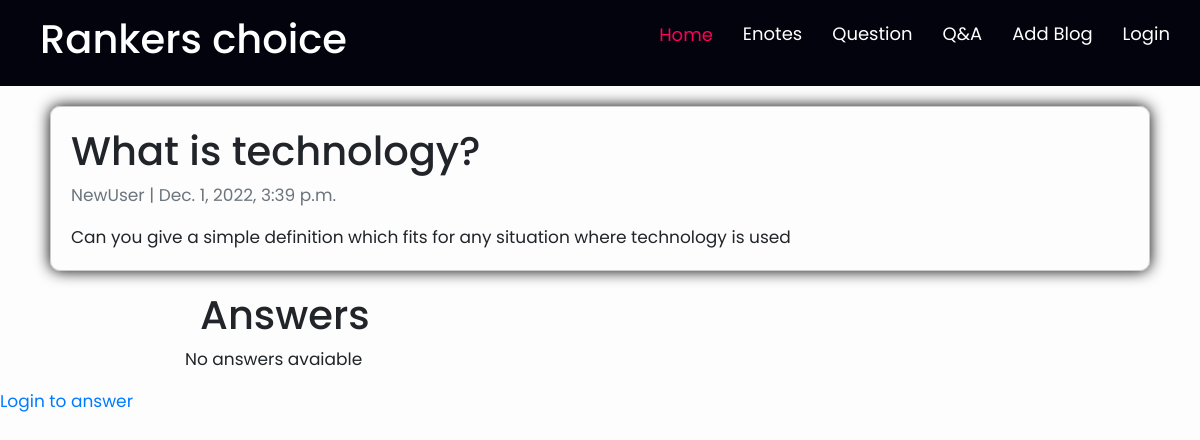
/blogs/list-faq/92NQxDxFm4TUmv8aO6VD/, run on the app's committed database.
### blogs/models.py (models this page shows, shortened)
class FAQ(models.Model):
    question = models.CharField(max_length=300, unique=True)
    slug = models.SlugField(max_length=300,default=get_token_slug,editable=False,blank=False, unique=True)
    author = models.ForeignKey(get_user_model(), on_delete=models.CASCADE, related_name='FAQ')
    desc = models.TextField()
    created_at = models.DateTimeField(auto_now_add=True)
    updated_at = models.DateTimeField(auto_now=True)
    class Meta:
        ordering = ['-created_at']

### users/models.py (models this page shows)
class CustomUser(AbstractUser):
    email = models.EmailField(_('email address'), unique=True)
    year = models.IntegerField(_('year'))
    EMAIL_FIELD = "email"
    USERNAME_FIELD = "username"
    REQUIRED_FIELDS = ["email", "year"]
    objects = CustomUserManager()
    def __str__(self):
        return self.username

### blogs/views.py (the view)
# urls.py: path('list-faq/<slug:slug>/', views.faq_detail,  name='faq_detail'),
def faq_detail(request, slug):
    template_name = 'blogs/faq_detail.html'
    post = get_object_or_404(FAQ, slug=slug)
    comments = post.answers.filter(active=True)
    new_comment = None
    if request.method == 'POST':
        comment_form = AnswerForm(data=request.POST)
        if comment_form.is_valid():
            new_comment = comment_form.save(commit=False)
            new_comment.created_by = request.user
            new_comment.active = True
            new_comment.post = post
            new_comment.save()
    else:
        comment_form = CommentForm()
    return render(request, template_name, {'faq': post,
                                           'comments': comments,
                                           'new_comment': new_comment,
                                           'comment_form': comment_form})

### templates/blogs/faq_detail.html (shortened to what this page needs)
{% load static %}
<!DOCTYPE html>
<html>
    <head>
        <link rel="stylesheet" href="https://maxcdn.bootstrapcdn.com/bootstrap/4.0.0/css/bootstrap.min.css"
 />
        <link rel="stylesheet" href="https://cdnjs.cloudflare.com/ajax/libs/font-awesome/4.7.0/css/font-awesome.min.css">
        <link rel="stylesheet" type="text/css" href="{% static 'css/style.css' %}">
    </head>
    <body>
      <header class="header">
        <h1>Rankers choice</h1>
        <ul>
          <li><a class="h active" id="homeNav" href="{% url 'home' %}">Home</a></li>
                <li><a class="h" href="{% url 'enotes' %}">Enotes</a></li>
                <li><a class="h" href="{% url 'question' %}">Question</a></li>
                <li><a class="h" href="{% url 'list-faq' %}">Q&A</a></li>
                <li><a class="h" id="aboutNav" href="{% url 'post_creation' %}">Add Blog</a></li>
                {% if user.is_authenticated %}
                <li><a class="h" href="{% url 'profile'%}" style="margin: 20px 0 0 0;">{{request.user.username}}</a></li>
                  <li><a class="h" href="{% url 'logout'%}" style="margin: 20px 0 0 0;">logout</a></li>
                {% else %}
            <li><a class="h" href="{% url 'login'%}" style="margin: 20px 0 0 0;">Login</a></li>
            {% endif %}
        </ul>
      </header>
        <div class="container">
  <div class="row">
    <div style = "    width: 100%; height: 100%; margin: 20px; border: 1px solid #ccc; padding: 20px; border-radius: 10px; box-shadow: 0 0 15px #000;">
        <h1>{% block title %} {{ faq.question }} {% endblock title %}</h1>
        <p class=" text-muted">{{ faq.author }} | {{ faq.created_at }}</p>
        <p class="card-text ">{{ faq.desc | safe }}</p>
      </div>
    </div>
  </div>
        <div style="padding-left: 200px; padding-right: 90px;"><h1>Answers</h1></div>
        <div class="row">
            {% if not comments %} <p style="padding-left: 200px;""> No answers avaiable </p>{% endif %}
        </div>
     {% if request.user.is_authenticated %}
        <div class="card-body">
        {% if new_comment %}
        <div class="alert alert-success" role="alert">
        Answer added
        </div>
        {% else %}
        <div style="padding-left: 200px; padding-right: 90px;"><h3>Know the Answer </h3></div>
        <form method="post" style="margin-top: 1.3em;">
          <div style="padding-left: 200px; padding-right: 90px;">
            <label for="id_body"><b>Body:</b></label>
            <textarea name="body" cols="40" rows="5" required id="id_body" style = "vertical-align: top;">
                 </textarea>
            </div>
          {% csrf_token %}
          <div style="padding-left: 200px; padding-right: 90px;">
            <button type="submit" class="edit-btn">Submit</button>
          </div>
        </form>
        {% endif %}
      </div>
    {% else %}
        <a href="{% url 'login' %}">Login to answer</a>
    {% endif %}
    </body>
</html>

### statics/css/style.css (style rules this page uses)
* { margin: 0; padding: 0; box-sizing: border-box; font-family: 'Poppins', sans-serif; scroll-behavior: smooth; }
header { display: flex; align-items: center; flex-wrap: wrap; flex-direction: row; text-align: center; padding-bottom: 15px; margin: 0; padding-top: 15px; padding-left: 40px; background: rgb(3, 3, 14); z-index: 10000; color: #fff; user-select: none; transition: .4s ease-in-out; justify-content: space-between; }
header h1 { margin-right: 60px; cursor: pointer; }
header ul { display: flex; align-items: center; flex-direction: row; flex-wrap: wrap; text-align: center; }
header ul li { list-style: none; margin-right: 30px; cursor: pointer; }
header ul li a { text-decoration: none; font-size: 18px; color: #fff; }
header ul li a:after { transition: all ease-in-out .2s; background: none repeat scroll 0 0 #ffffff; content: ""; display: block; height: 2px; width: 0; background: #ff0158; }
header ul li .h.active { color: #ff0158; }
header ul li .h.active:after { height: 0px; }

### templates/blogs/faq_detail.html (style rules this page uses)
body { font-family: "Lucida Console", monospace; font-size: 17px; background-color:#fdfdfd; }

### data on the page
FAQ: question "What is technology?", author "NewUser", created_at "Dec. 1, 2022, 3:39 p.m.", desc "Can you give a simple definition which fits for any situation where technology is used"
